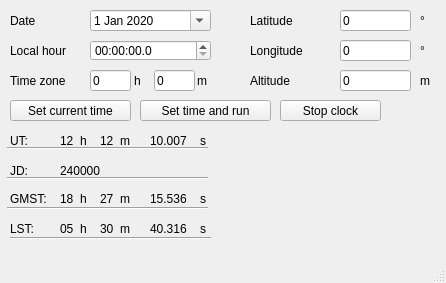
<?xml version="1.0" encoding="UTF-8"?>
<ui version="4.0">
 <class>MainWindow</class>
 <widget class="QMainWindow" name="MainWindow">
  <property name="geometry">
   <rect>
    <x>0</x>
    <y>0</y>
    <width>446</width>
    <height>283</height>
   </rect>
  </property>
  <property name="windowTitle">
   <string>MainWindow</string>
  </property>
  <widget class="QWidget" name="centralwidget">
   <widget class="QDateEdit" name="date">
    <property name="geometry">
     <rect>
      <x>90</x>
      <y>10</y>
      <width>121</width>
      <height>21</height>
     </rect>
    </property>
    <property name="dateTime">
     <datetime>
      <hour>0</hour>
      <minute>0</minute>
      <second>0</second>
      <year>2020</year>
      <month>1</month>
      <day>1</day>
     </datetime>
    </property>
    <property name="calendarPopup">
     <bool>true</bool>
    </property>
   </widget>
   <widget class="QTimeEdit" name="time">
    <property name="geometry">
     <rect>
      <x>90</x>
      <y>40</y>
      <width>121</width>
      <height>21</height>
     </rect>
    </property>
    <property name="displayFormat">
     <string>HH:mm:ss.z</string>
    </property>
   </widget>
   <widget class="QLabel" name="label">
    <property name="geometry">
     <rect>
      <x>10</x>
      <y>10</y>
      <width>62</width>
      <height>21</height>
     </rect>
    </property>
    <property name="text">
     <string>Date</string>
    </property>
   </widget>
   <widget class="QLabel" name="label_2">
    <property name="geometry">
     <rect>
      <x>10</x>
      <y>40</y>
      <width>71</width>
      <height>21</height>
     </rect>
    </property>
    <property name="text">
     <string>Local hour</string>
    </property>
   </widget>
   <widget class="QLabel" name="label_3">
    <property name="geometry">
     <rect>
      <x>10</x>
      <y>70</y>
      <width>71</width>
      <height>21</height>
     </rect>
    </property>
    <property name="text">
     <string>Time zone</string>
    </property>
   </widget>
   <widget class="QLineEdit" name="time_zone_h">
    <property name="geometry">
     <rect>
      <x>90</x>
      <y>70</y>
      <width>41</width>
      <height>21</height>
     </rect>
    </property>
    <property name="text">
     <string>0</string>
    </property>
   </widget>
   <widget class="QLineEdit" name="time_zone_m">
    <property name="geometry">
     <rect>
      <x>154</x>
      <y>70</y>
      <width>41</width>
      <height>21</height>
     </rect>
    </property>
    <property name="text">
     <string>0</string>
    </property>
   </widget>
   <widget class="QLabel" name="label_4">
    <property name="geometry">
     <rect>
      <x>134</x>
      <y>70</y>
      <width>16</width>
      <height>21</height>
     </rect>
    </property>
    <property name="text">
     <string>h</string>
    </property>
   </widget>
   <widget class="QLabel" name="label_5">
    <property name="geometry">
     <rect>
      <x>197</x>
      <y>70</y>
      <width>16</width>
      <height>21</height>
     </rect>
    </property>
    <property name="text">
     <string>m</string>
    </property>
   </widget>
   <widget class="QLabel" name="label_6">
    <property name="geometry">
     <rect>
      <x>250</x>
      <y>10</y>
      <width>62</width>
      <height>21</height>
     </rect>
    </property>
    <property name="text">
     <string>Latitude</string>
    </property>
   </widget>
   <widget class="QLabel" name="label_7">
    <property name="geometry">
     <rect>
      <x>250</x>
      <y>40</y>
      <width>71</width>
      <height>21</height>
     </rect>
    </property>
    <property name="text">
     <string>Longitude</string>
    </property>
   </widget>
   <widget class="QLabel" name="label_8">
    <property name="geometry">
     <rect>
      <x>250</x>
      <y>70</y>
      <width>62</width>
      <height>21</height>
     </rect>
    </property>
    <property name="text">
     <string>Altitude</string>
    </property>
   </widget>
   <widget class="QLineEdit" name="longitude">
    <property name="geometry">
     <rect>
      <x>340</x>
      <y>40</y>
      <width>71</width>
      <height>21</height>
     </rect>
    </property>
    <property name="text">
     <string>0</string>
    </property>
   </widget>
   <widget class="QLineEdit" name="latitude">
    <property name="geometry">
     <rect>
      <x>340</x>
      <y>10</y>
      <width>71</width>
      <height>21</height>
     </rect>
    </property>
    <property name="text">
     <string>0</string>
    </property>
   </widget>
   <widget class="QLineEdit" name="altitude">
    <property name="geometry">
     <rect>
      <x>340</x>
      <y>70</y>
      <width>71</width>
      <height>21</height>
     </rect>
    </property>
    <property name="text">
     <string>0</string>
    </property>
   </widget>
   <widget class="QLabel" name="label_9">
    <property name="geometry">
     <rect>
      <x>420</x>
      <y>70</y>
      <width>21</width>
      <height>21</height>
     </rect>
    </property>
    <property name="text">
     <string>m</string>
    </property>
   </widget>
   <widget class="QLabel" name="label_10">
    <property name="geometry">
     <rect>
      <x>420</x>
      <y>40</y>
      <width>21</width>
      <height>21</height>
     </rect>
    </property>
    <property name="text">
     <string>°</string>
    </property>
   </widget>
   <widget class="QLabel" name="label_11">
    <property name="geometry">
     <rect>
      <x>420</x>
      <y>10</y>
      <width>16</width>
      <height>21</height>
     </rect>
    </property>
    <property name="text">
     <string>°</string>
    </property>
   </widget>
   <widget class="QLabel" name="label_12">
    <property name="geometry">
     <rect>
      <x>10</x>
      <y>130</y>
      <width>31</width>
      <height>21</height>
     </rect>
    </property>
    <property name="text">
     <string>UT:</string>
    </property>
   </widget>
   <widget class="QLabel" name="uth">
    <property name="geometry">
     <rect>
      <x>60</x>
      <y>130</y>
      <width>21</width>
      <height>21</height>
     </rect>
    </property>
    <property name="text">
     <string>12</string>
    </property>
   </widget>
   <widget class="QLabel" name="label_13">
    <property name="geometry">
     <rect>
      <x>80</x>
      <y>130</y>
      <width>16</width>
      <height>21</height>
     </rect>
    </property>
    <property name="text">
     <string>h</string>
    </property>
   </widget>
   <widget class="QLabel" name="utm">
    <property name="geometry">
     <rect>
      <x>100</x>
      <y>130</y>
      <width>16</width>
      <height>21</height>
     </rect>
    </property>
    <property name="text">
     <string>12</string>
    </property>
   </widget>
   <widget class="QLabel" name="label_15">
    <property name="geometry">
     <rect>
      <x>120</x>
      <y>130</y>
      <width>16</width>
      <height>21</height>
     </rect>
    </property>
    <property name="text">
     <string>m</string>
    </property>
   </widget>
   <widget class="QLabel" name="uts">
    <property name="geometry">
     <rect>
      <x>150</x>
      <y>130</y>
      <width>51</width>
      <height>21</height>
     </rect>
    </property>
    <property name="text">
     <string>10.007</string>
    </property>
   </widget>
   <widget class="QLabel" name="label_17">
    <property name="geometry">
     <rect>
      <x>200</x>
      <y>130</y>
      <width>16</width>
      <height>21</height>
     </rect>
    </property>
    <property name="text">
     <string>s</string>
    </property>
   </widget>
   <widget class="QLabel" name="label_14">
    <property name="geometry">
     <rect>
      <x>10</x>
      <y>160</y>
      <width>21</width>
      <height>21</height>
     </rect>
    </property>
    <property name="text">
     <string>JD:</string>
    </property>
   </widget>
   <widget class="QLabel" name="j_day">
    <property name="geometry">
     <rect>
      <x>60</x>
      <y>160</y>
      <width>131</width>
      <height>21</height>
     </rect>
    </property>
    <property name="text">
     <string>240000</string>
    </property>
   </widget>
   <widget class="QLabel" name="label_16">
    <property name="geometry">
     <rect>
      <x>10</x>
      <y>190</y>
      <width>62</width>
      <height>17</height>
     </rect>
    </property>
    <property name="text">
     <string>GMST: </string>
    </property>
   </widget>
   <widget class="QLabel" name="g_h">
    <property name="geometry">
     <rect>
      <x>60</x>
      <y>190</y>
      <width>21</width>
      <height>17</height>
     </rect>
    </property>
    <property name="text">
     <string>18</string>
    </property>
   </widget>
   <widget class="QLabel" name="label_18">
    <property name="geometry">
     <rect>
      <x>80</x>
      <y>190</y>
      <width>16</width>
      <height>17</height>
     </rect>
    </property>
    <property name="text">
     <string>h</string>
    </property>
   </widget>
   <widget class="QLabel" name="g_m">
    <property name="geometry">
     <rect>
      <x>100</x>
      <y>190</y>
      <width>16</width>
      <height>17</height>
     </rect>
    </property>
    <property name="text">
     <string>27</string>
    </property>
   </widget>
   <widget class="QLabel" name="label_20">
    <property name="geometry">
     <rect>
      <x>120</x>
      <y>190</y>
      <width>16</width>
      <height>17</height>
     </rect>
    </property>
    <property name="text">
     <string>m</string>
    </property>
   </widget>
   <widget class="QLabel" name="g_s">
    <property name="geometry">
     <rect>
      <x>150</x>
      <y>190</y>
      <width>51</width>
      <height>17</height>
     </rect>
    </property>
    <property name="text">
     <string>15.536</string>
    </property>
   </widget>
   <widget class="QLabel" name="label_22">
    <property name="geometry">
     <rect>
      <x>200</x>
      <y>190</y>
      <width>16</width>
      <height>17</height>
     </rect>
    </property>
    <property name="text">
     <string>s</string>
    </property>
   </widget>
   <widget class="QLabel" name="label_19">
    <property name="geometry">
     <rect>
      <x>10</x>
      <y>220</y>
      <width>31</width>
      <height>17</height>
     </rect>
    </property>
    <property name="text">
     <string>LST:</string>
    </property>
   </widget>
   <widget class="Line" name="line">
    <property name="geometry">
     <rect>
      <x>7</x>
      <y>140</y>
      <width>201</width>
      <height>16</height>
     </rect>
    </property>
    <property name="orientation">
     <enum>Qt::Horizontal</enum>
    </property>
   </widget>
   <widget class="Line" name="line_2">
    <property name="geometry">
     <rect>
      <x>7</x>
      <y>170</y>
      <width>201</width>
      <height>16</height>
     </rect>
    </property>
    <property name="orientation">
     <enum>Qt::Horizontal</enum>
    </property>
   </widget>
   <widget class="Line" name="line_3">
    <property name="geometry">
     <rect>
      <x>7</x>
      <y>200</y>
      <width>201</width>
      <height>16</height>
     </rect>
    </property>
    <property name="orientation">
     <enum>Qt::Horizontal</enum>
    </property>
   </widget>
   <widget class="Line" name="line_4">
    <property name="geometry">
     <rect>
      <x>10</x>
      <y>230</y>
      <width>201</width>
      <height>16</height>
     </rect>
    </property>
    <property name="orientation">
     <enum>Qt::Horizontal</enum>
    </property>
   </widget>
   <widget class="QLabel" name="lst_h">
    <property name="geometry">
     <rect>
      <x>60</x>
      <y>220</y>
      <width>21</width>
      <height>17</height>
     </rect>
    </property>
    <property name="text">
     <string>05</string>
    </property>
   </widget>
   <widget class="QLabel" name="label_23">
    <property name="geometry">
     <rect>
      <x>80</x>
      <y>220</y>
      <width>16</width>
      <height>17</height>
     </rect>
    </property>
    <property name="text">
     <string>h</string>
    </property>
   </widget>
   <widget class="QLabel" name="lst_m">
    <property name="geometry">
     <rect>
      <x>100</x>
      <y>220</y>
      <width>21</width>
      <height>17</height>
     </rect>
    </property>
    <property name="text">
     <string>30</string>
    </property>
   </widget>
   <widget class="QLabel" name="label_25">
    <property name="geometry">
     <rect>
      <x>120</x>
      <y>220</y>
      <width>16</width>
      <height>17</height>
     </rect>
    </property>
    <property name="text">
     <string>m</string>
    </property>
   </widget>
   <widget class="QLabel" name="lst_s">
    <property name="geometry">
     <rect>
      <x>150</x>
      <y>220</y>
      <width>51</width>
      <height>17</height>
     </rect>
    </property>
    <property name="text">
     <string>40.316</string>
    </property>
   </widget>
   <widget class="QLabel" name="label_27">
    <property name="geometry">
     <rect>
      <x>200</x>
      <y>220</y>
      <width>16</width>
      <height>17</height>
     </rect>
    </property>
    <property name="text">
     <string>s</string>
    </property>
   </widget>
   <widget class="QPushButton" name="set_time">
    <property name="geometry">
     <rect>
      <x>10</x>
      <y>100</y>
      <width>121</width>
      <height>21</height>
     </rect>
    </property>
    <property name="text">
     <string>Set current time</string>
    </property>
   </widget>
   <widget class="QPushButton" name="run">
    <property name="geometry">
     <rect>
      <x>140</x>
      <y>100</y>
      <width>131</width>
      <height>21</height>
     </rect>
    </property>
    <property name="text">
     <string>Set time and run</string>
    </property>
   </widget>
   <widget class="QPushButton" name="stop">
    <property name="geometry">
     <rect>
      <x>280</x>
      <y>100</y>
      <width>101</width>
      <height>21</height>
     </rect>
    </property>
    <property name="text">
     <string>Stop clock</string>
    </property>
   </widget>
  </widget>
  <widget class="QMenuBar" name="menubar">
   <property name="geometry">
    <rect>
     <x>0</x>
     <y>0</y>
     <width>446</width>
     <height>22</height>
    </rect>
   </property>
  </widget>
  <widget class="QStatusBar" name="statusbar"/>
 </widget>
 <resources/>
 <connections/>
</ui>
